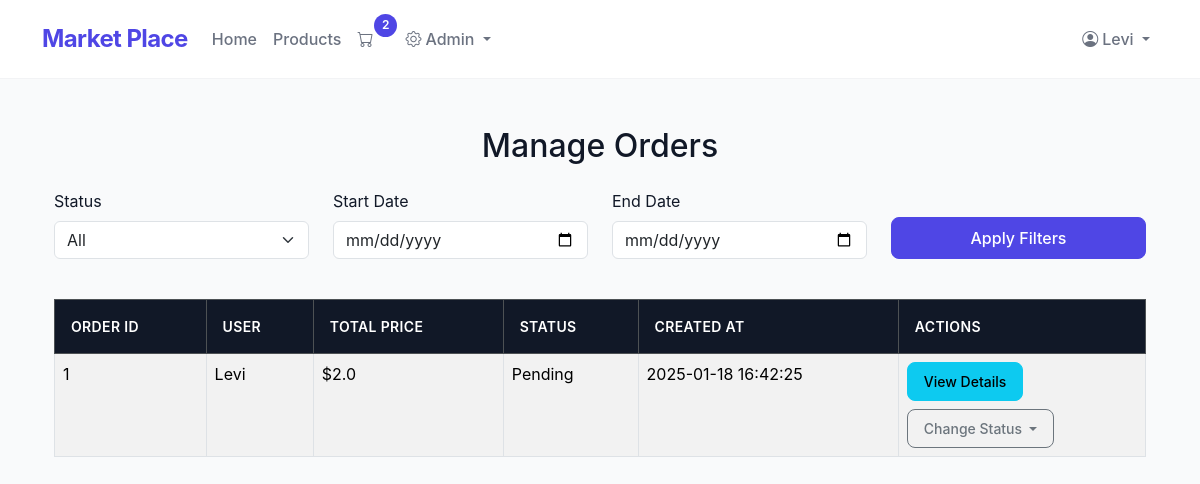
The page /admin/manage_orders (signed in) on the database as committed earlier.
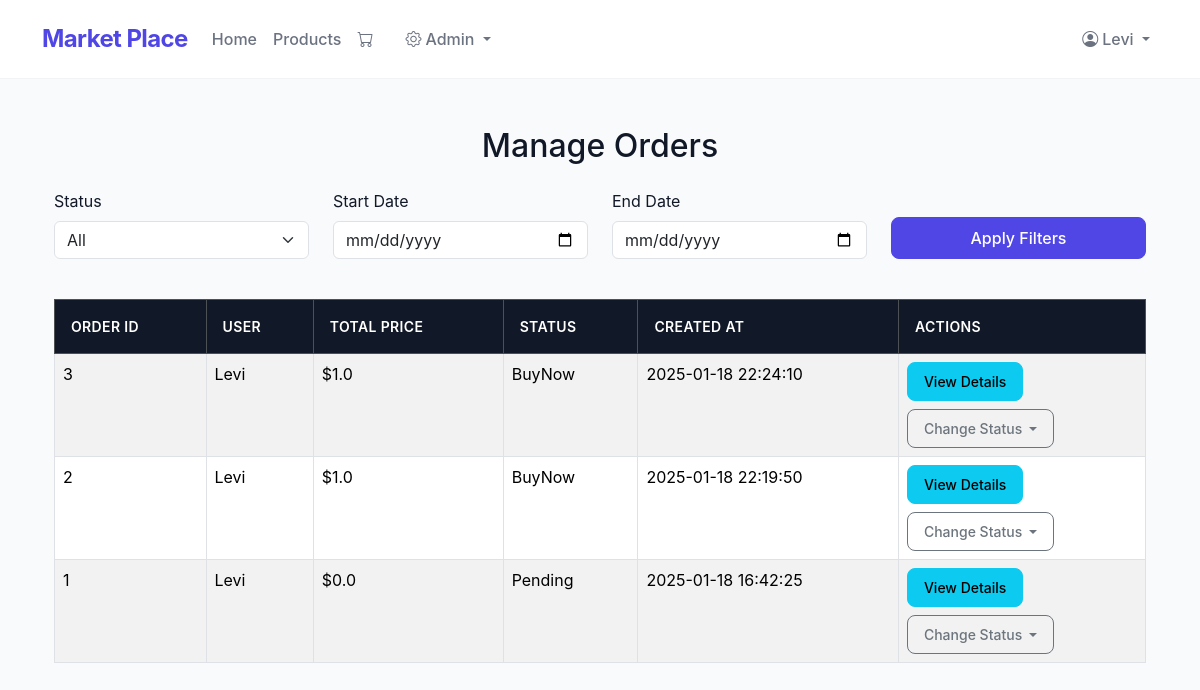
The same page on the database as committed later.
### app.py (models this page shows)
class Order(db.Model):
    __tablename__ = 'orders'
    id = db.Column(db.Integer, primary_key=True)
    user_id = db.Column(db.Integer, db.ForeignKey('users.id'), nullable=False)
    total_price = db.Column(db.Float, nullable=False)
    status = db.Column(db.String(50), nullable=False, default='Pending')
    created_at = db.Column(db.DateTime, nullable=False, default=db.func.current_timestamp())
    order_items = db.relationship('OrderItem', backref='order', lazy=True)
    payment = db.relationship('Payment', backref='order', uselist=False, cascade="all, delete-orphan")

class User(db.Model):
    __tablename__ = 'users'
    id = db.Column(db.Integer, primary_key=True)
    name = db.Column(db.String(100), nullable=False)
    email = db.Column(db.String(120), unique=True, nullable=False)
    password_hash = db.Column(db.String(128), nullable=False)
    phone_number = db.Column(db.String(15), nullable=False)
    role_id = db.Column(db.Integer, db.ForeignKey('roles.id'), nullable=False)
    orders = db.relationship('Order', backref='user', lazy=True)

### app.py (the view)
@app.route('/admin/manage_orders', methods=['GET'])
@admin_required
def manage_orders():
    status = request.args.get('status')
    start_date = request.args.get('start_date')
    end_date = request.args.get('end_date')
    query = Order.query
    if status:
        query = query.filter(Order.status == status)
    if start_date:
        try:
            start_date = datetime.strptime(start_date, '%Y-%m-%d')
            query = query.filter(Order.created_at >= start_date)
        except ValueError:
            flash("Invalid start date format. Please use YYYY-MM-DD.", "danger")
    if end_date:
        try:
            end_date = datetime.strptime(end_date, '%Y-%m-%d')
            query = query.filter(Order.created_at <= end_date)
        except ValueError:
            flash("Invalid end date format. Please use YYYY-MM-DD.", "danger")
    orders = query.order_by(Order.created_at.desc()).all()
    return render_template('manage_orders.html', orders=orders)

### app.py (called while the page is built)
def admin_required(f):
    from functools import wraps
    @wraps(f)
    def decorated_function(*args, **kwargs):
        if not session.get('user_id') or session.get('user_role') != 'admin':
            flash('Admin access required.', 'danger')
            return redirect(url_for('home'))
        return f(*args, **kwargs)
    return decorated_function

def get_cart_unique_items():
    if 'user_id' in session:
        order = Order.query.filter_by(user_id=session['user_id'], status="Pending").first()
        if order:
            return OrderItem.query.filter_by(order_id=order.id).count()
    return 0

@app.context_processor
def inject_cart_count():
    return dict(cart_count=get_cart_unique_items())

### templates/manage_orders.html (shortened to what this page needs)
{% extends 'base.html' %}
{% block content %}
    <div class="container mt-5">
        <h2 class="mb-4 text-center">Manage Orders</h2>
        <form method="GET" action="{{ url_for('manage_orders') }}" class="mb-4">
            <div class="row">
                <div class="col-md-3 mb-3">
                    <label for="status" class="form-label">Status</label>
                    <select name="status" id="status" class="form-select">
                        <option value="">All</option>
                    </select>
                </div>
                <div class="col-md-3 mb-3">
                    <label for="start_date" class="form-label">Start Date</label>
                    <input type="date" name="start_date" id="start_date" class="form-control" value="{{ request.args.get('start_date') }}">
                </div>
                <div class="col-md-3 mb-3">
                    <label for="end_date" class="form-label">End Date</label>
                    <input type="date" name="end_date" id="end_date" class="form-control" value="{{ request.args.get('end_date') }}">
                </div>
                <div class="col-md-3 d-flex align-items-end mb-3">
                    <button type="submit" class="btn btn-primary w-100">Apply Filters</button>
                </div>
            </div>
        </form>
        <div class="table-responsive">
            <table class="table table-bordered table-striped table-hover">
                <thead class="table-dark">
                    <tr>
                        <th>Order ID</th>
                        <th>User</th>
                        <th>Total Price</th>
                        <th>Status</th>
                        <th>Created At</th>
                        <th>Actions</th>
                    </tr>
                </thead>
                <tbody>
                    {% for order in orders %}
                        <tr>
                            <td>{{ order.id }}</td>
                            <td>{{ order.user.name }}</td>
                            <td>${{ order.total_price }}</td>
                            <td>{{ order.status }}</td>
                            <td>{{ order.created_at.strftime('%Y-%m-%d %H:%M:%S') }}</td>
                            <td>
                                <button type="button" class="btn btn-info btn-sm" data-bs-toggle="modal" data-bs-target="#orderModal{{ order.id }}">
                                    View Details
                                </button>
                                <form action="{{ url_for('update_order_status', order_id=order.id) }}" method="POST" class="mt-2">
                                    <div class="dropdown">
                                        <button class="btn btn-sm btn-outline-secondary dropdown-toggle" type="button" id="statusDropdown" data-bs-toggle="dropdown" aria-expanded="false">
                                            Change Status
                                        </button>
                                    </div>
                                </form>
                            </td>
                        </tr>
                    {% endfor %}
                </tbody>
            </table>
        </div>
    </div>
{% endblock %}

### templates/base.html (shortened to what this page needs)
<!DOCTYPE html>
<html lang="en">
<head>
    <link rel="stylesheet" href="https://cdn.jsdelivr.net/npm/bootstrap-icons@1.7.2/font/bootstrap-icons.css">
    <link rel="stylesheet" href="https://cdn.jsdelivr.net/npm/bootstrap@5.3.1/dist/css/bootstrap.min.css">
    <link rel="stylesheet" href="{{ url_for('static', filename='css/styles.css') }}">
</head>
<body>
    <nav class="navbar navbar-expand-lg navbar-custom sticky-top">
        <div class="container">
            <a class="navbar-brand" href="{{ url_for('home') }}">Market Place</a>
            <div class="collapse navbar-collapse" id="navbarNav">
                <ul class="navbar-nav me-auto">
                    <li class="nav-item"><a class="nav-link" href="{{ url_for('home') }}">Home</a></li>
                    <li class="nav-item"><a class="nav-link" href="{{ url_for('products') }}">Products</a></li>
                    {% if session.get('user_id') %}
                    <li class="nav-item">
                        <a class="nav-link cart-link" href="{{ url_for('view_cart') }}">
                            <i class="bi bi-cart"></i>
                            {% if cart_count > 0 %}
                            <span class="cart-count">{{ cart_count }}</span>
                            {% endif %}
                        </a>
                    </li>
                    {% endif %}
                    {% if session.get('user_role') == 'admin' %}
                    <li class="nav-item dropdown">
                        <a class="nav-link dropdown-toggle" href="#" role="button" data-bs-toggle="dropdown">
                            <i class="bi bi-gear me-1"></i>Admin
                        </a>
                    </li>
                    {% endif %}
                </ul>
                <ul class="navbar-nav">
                    {% if session.get('user_id') %}
                    <li class="nav-item dropdown">
                        <a class="nav-link dropdown-toggle" href="#" id="userDropdown" data-bs-toggle="dropdown">
                            <i class="bi bi-person-circle me-1"></i>{{ session.get('user_name') }}
                        </a>
                    </li>
                    {% endif %}
                </ul>
            </div>
        </div>
    </nav>
    <div class="container my-4">
        {% block content %}{% endblock %}
    </div>
</body>
</html>

Rows that differ between the two databases and show on the page:
added Order: id "3", user.name "Levi", total_price "1.0", status "BuyNow", created_at "2025-01-18 22:24:10"
added Order: id "2", user.name "Levi", total_price "1.0", status "BuyNow", created_at "2025-01-18 22:19:50"
changed Order "Pending": total_price "2.0" → "0.0"
Other text that changed with them:
{{ cart_count }}: "2" → (not shown)
